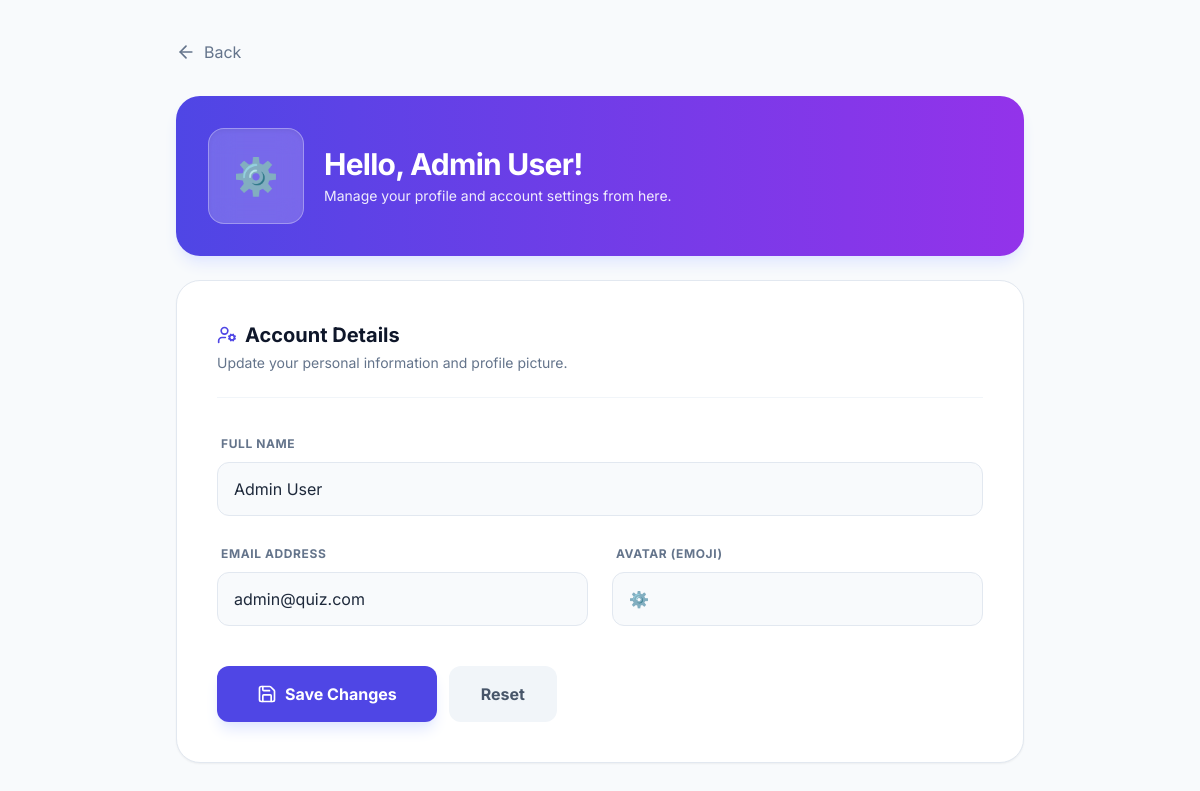
The app's page /profile/index (signed in) with its own data.
### tables this page shows
CREATE TABLE users (
    id INT AUTO_INCREMENT PRIMARY KEY,
    name VARCHAR(100) NOT NULL,
    email VARCHAR(150) NOT NULL UNIQUE,
    password VARCHAR(255) NOT NULL,
    role ENUM('admin','student') DEFAULT 'student',
    avatar VARCHAR(10) DEFAULT '🎓',
    created_at TIMESTAMP DEFAULT CURRENT_TIMESTAMP
);

### Core/Controller.php (called while the page is built, shortened)
<?php
abstract class Controller
{
    protected function render(string $view, array $data = []): void
    {
        extract($data, EXTR_SKIP);
        $viewFile = APP_PATH . '/Views/' . $view . '.php';
        include $viewFile;
    }
}

### app/Controllers/ProfileController.php (called while the page is built, shortened)
<?php
class ProfileController extends Controller
{
    private UserModel $userModel;
    public function __construct()
    {
        $this->userModel = new UserModel();
    }
    public function index(): void
    {
        $uid = (int) $_SESSION['user_id'];
        $user = $this->userModel->findById($uid);
        $this->render('profile/index', compact('user', 'errors', 'success'));
    }
}

### Core/Router.php (called while the page is built, shortened)
<?php
class Router
{
    private string $controller = 'HomeController';
    private string $method = 'index';
    public function dispatch(): void
    {
        $url = $this->parseUrl();
        if (!empty($url[0])) {
            $ctrlName = ucfirst(strtolower($url[0])) . 'Controller';
            $ctrlClass = self::CTRL_NAMESPACE . $ctrlName;
            if (class_exists($ctrlClass)) {
                $this->controller = $ctrlName;
                unset($url[0]);
            } else {
                $this->notFound();
                return;
            }
        }
        if (!empty($url[1])) {
            $methodInput = strtolower((string) $url[1]);
            $controllerClass = self::CTRL_NAMESPACE . $this->controller;
            $methods = get_class_methods($controllerClass);
            $foundMethod = null;
            foreach ($methods as $m) {
                if (strtolower($m) === $methodInput) {
                    $foundMethod = $m;
                    break;
                }
            }
            if ($foundMethod !== null) {
                $this->method = $foundMethod;
                unset($url[1]);
            } else {
                $this->notFound();
                return;
            }
        }
        $this->params = $url ? array_values($url) : [];
        $controllerInstance = new $ctrlClass();
        call_user_func_array([$controllerInstance, $this->method], $this->params);
    }
    private function parseUrl(): array
    {
        if (!empty($_GET['url'])) {
            $url = rtrim((string) $_GET['url'], '/');
            return explode('/', filter_var($url, FILTER_SANITIZE_URL));
        }
        $uri = $_SERVER['REQUEST_URI'] ?? '';
        $uri = strtok($uri, '?');
        $uri = trim($uri, '/');
        return explode('/', filter_var($uri, FILTER_SANITIZE_URL));
    }
}

### index.php (called while the page is built, shortened)
<?php
spl_autoload_register(function (string $class): void {
    $prefixes = [
        'Core\\' => CORE_PATH . '/',
        'App\\Controllers\\' => APP_PATH . '/Controllers/',
        'App\\Models\\' => APP_PATH . '/Models/',
    ];
    foreach ($prefixes as $prefix => $dir) {
        if (str_starts_with($class, $prefix)) {
            $relative = substr($class, strlen($prefix));
            $file = $dir . str_replace('\\', '/', $relative) . '.php';
            if (file_exists($file)) {
                return;
            }
        }
    }
});
require_once APP_PATH . '/helpers.php';
$router = new Core\Router();
$router->dispatch();

### Core/Database.php (called while the page is built, shortened)
<?php
class Database
{
    private static ?Database $instance = null;
    private PDO $pdo;
    private string $host = 'localhost';
    private string $dbname = 'quizmaster';
    private string $user = 'root';
    private string $pass = '';
    private string $charset = 'utf8mb4';
    private function connect(): void
    {
        $dsn = "mysql:host={$this->host};dbname={$this->dbname};charset={$this->charset}";
        $options = [
            PDO::ATTR_ERRMODE            => PDO::ERRMODE_EXCEPTION,
            PDO::ATTR_DEFAULT_FETCH_MODE => PDO::FETCH_ASSOC,
            PDO::ATTR_EMULATE_PREPARES   => false,
            PDO::ATTR_PERSISTENT         => false,
            PDO::MYSQL_ATTR_INIT_COMMAND => "SET SESSION wait_timeout=28800, SESSION interactive_timeout=28800",
        ];
        try {
            $this->pdo = new PDO($dsn, $this->user, $this->pass, $options);
        } catch (PDOException $e) {
            error_log('[QuizMaster] DB connection error: ' . $e->getMessage());
            http_response_code(500);
            die('Database connection failed.');
        }
    }
    public static function getInstance(): Database
    {
        if (self::$instance === null) {
            self::$instance = new self();
        }
        return self::$instance;
    }
    public function query(string $sql, array $params = []): PDOStatement
    {
        try {
            $stmt = $this->pdo->prepare($sql);
            $stmt->execute($params);
            return $stmt;
        } catch (PDOException $e) {
            if ($e->errorInfo[1] === 2006 || $e->errorInfo[1] === 2013) {
                error_log('[QuizMaster] MySQL gone away — reconnecting…');
                $this->connect();
                $stmt = $this->pdo->prepare($sql);
                $stmt->execute($params);
                return $stmt;
            }
            throw $e;
        }
    }
    public function fetchOne(string $sql, array $params = []): array|false
    {
        return $this->query($sql, $params)->fetch();
    }
}

### app/Models/UserModel.php (called while the page is built, shortened)
<?php
class UserModel
{
    private Database $db;
    public function __construct()
    {
        $this->db = Database::getInstance();
    }
    public function findById(int $id): array|false
    {
        return $this->db->fetchOne("SELECT * FROM users WHERE id = :id LIMIT 1", [':id' => $id]);
    }
}

### app/helpers.php (called while the page is built, shortened)
<?php
function xss(mixed $value): string
{
    return htmlspecialchars((string) $value, ENT_QUOTES | ENT_HTML5, 'UTF-8');
}

### app/Views/profile/index.php (the view, shortened to what this page needs)
<?php include APP_PATH . '/Views/partials/head.php'; ?>
<main class="min-h-screen flex flex-col bg-slate-50 text-slate-800 flex-1">
  <div class="max-w-4xl mx-auto px-4 sm:px-6 py-8 md:py-10 w-full space-y-5 md:space-y-6">
    <button onclick="history.back()"
    class="inline-flex items-center gap-2 text-slate-500 hover:text-indigo-600 transition-colors mb-2 text-sm md:text-base group">
      <i data-lucide="arrow-left" class="w-4 h-4 md:w-5 md:h-5 group-hover:-translate-x-1 transition-transform"></i> Back
    </button>
    <div class="rounded-3xl p-6 sm:p-8 text-white bg-gradient-to-r from-indigo-600 to-purple-600 shadow-lg shadow-indigo-100">
      <div class="flex flex-col sm:flex-row items-center sm:items-center gap-5 text-center sm:text-left">
        <div class="w-20 h-20 sm:w-24 sm:h-24 rounded-2xl bg-white/20 backdrop-blur-md flex items-center justify-center text-4xl border border-white/30 shadow-inner">
          <?= xss((string)($user['avatar'] ?? '🎓')) ?>
        </div>
        <div class="flex-1">
          <h2 class="text-2xl sm:text-3xl font-bold tracking-tight">
            Hello, <?= xss((string)$user['name']) ?>!
          </h2>
          <p class="text-sm opacity-90 mt-1">
            Manage your profile and account settings from here.
          </p>
        </div>
      </div>
    </div>
    <section class="bg-white rounded-3xl border border-slate-200 shadow-sm p-6 sm:p-8 md:p-10">
      <div class="mb-8 border-b border-slate-100 pb-6">
        <h3 class="text-xl font-bold text-slate-900 flex items-center gap-2">
          <i data-lucide="user-cog" class="w-5 h-5 text-indigo-600"></i> Account Details
        </h3>
        <p class="text-slate-500 text-sm mt-1">
          Update your personal information and profile picture.
        </p>
      </div>
      <form method="POST" action="<?= BASE_URL ?>/profile/index" class="space-y-6">
        <div class="grid grid-cols-1 md:grid-cols-2 gap-6">
          <div class="md:col-span-2 space-y-2">
            <label class="text-xs font-bold text-slate-500 uppercase tracking-wider ml-1">
              Full Name
            </label>
            <input type="text" name="name" value="<?= xss((string)$user['name']) ?>" required
            class="w-full px-4 py-3.5 rounded-xl border border-slate-200 bg-slate-50 text-slate-800 focus:ring-4 focus:ring-indigo-500/10 focus:border-indigo-500 outline-none transition-all placeholder:text-slate-400"
            placeholder="Your full name">
          </div>
          <div class="space-y-2">
            <label class="text-xs font-bold text-slate-500 uppercase tracking-wider ml-1">
              Email Address
            </label>
            <input type="email" name="email" value="<?= xss((string)$user['email']) ?>" required
            class="w-full px-4 py-3.5 rounded-xl border border-slate-200 bg-slate-50 text-slate-800 focus:ring-4 focus:ring-indigo-500/10 focus:border-indigo-500 outline-none transition-all"
            placeholder="email@example.com">
          </div>
          <div class="space-y-2">
            <label class="text-xs font-bold text-slate-500 uppercase tracking-wider ml-1">
              Avatar (Emoji)
            </label>
            <input type="text" name="avatar" value="<?= xss((string)($user['avatar'] ?? '🎓')) ?>"
            class="w-full px-4 py-3.5 rounded-xl border border-slate-200 bg-slate-50 text-slate-800 focus:ring-4 focus:ring-indigo-500/10 focus:border-indigo-500 outline-none transition-all"
            placeholder="Paste an emoji (e.g. 👨‍💻)">
          </div>
        </div>
        <div class="pt-4 flex flex-col sm:flex-row gap-3">
          <button type="submit"
          class="flex-1 sm:flex-none inline-flex items-center justify-center rounded-xl bg-indigo-600 px-10 py-4 font-bold text-white shadow-lg shadow-indigo-100 hover:bg-indigo-700 hover:shadow-none transition-all active:scale-95">
            <i data-lucide="save" class="w-5 h-5 mr-2"></i> Save Changes
          </button>
          <button type="reset"
          class="flex-1 sm:flex-none inline-flex items-center justify-center rounded-xl bg-slate-100 px-8 py-4 font-bold text-slate-600 hover:bg-slate-200 transition-all">
            Reset
          </button>
        </div>
      </form>
    </section>
  </div>
</main>
<?php include APP_PATH . '/Views/partials/footer.php'; ?>

### app/Views/partials/head.php (style rules this page uses)
body { font-family: 'Inter', sans-serif; }

### records on screen
users: avatar "⚙️", name "Admin User", email "admin@quiz.com"
